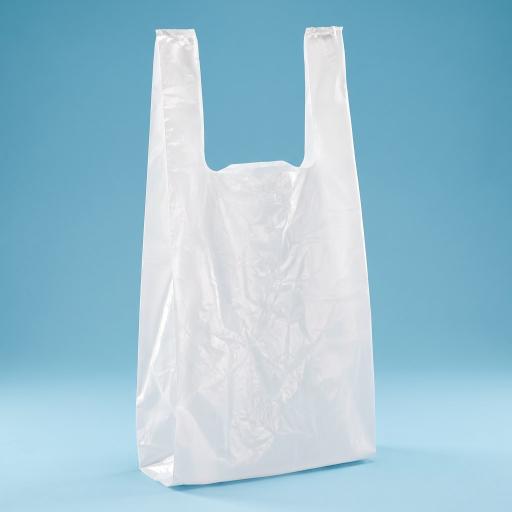
#> input picture scripts/referencia_fondo.jpg, 1024 x 1024 px (shown at 1/2 size)
$ python -i image_service.py   (imports and definitions only)
#> lines starting #> are read from the running program, lines starting #| are printed output that depends on the picture; after the words box and inside, x2 and y2 are one past the last pixel; in counts of white or black regions, pixels touching at a corner belong together
"""Servicio centralizado para optimizar y normalizar imágenes de productos.

Funcionalidades:
1. Detección y recorte de franjas/pestañas laterales izquierdas (logos o banners verticales BAT).
2. Detección y recorte de cintas/listones laterales derechos (logos verticales como en tiras de confites).
3. Detección y recorte de etiquetas/insignias superiores flotantes (como 'ALKA MENTOL 12' o 'ALFAJOR PREMIUM 12').
4. Autocrop robusto contra ruido jpeg para centrar el producto real.
5. Normalización a formato cuadrado 1:1 con fondo blanco limpio.
6. Optimización de compresión (JPEG calidad 85%) para máxima velocidad de carga.
"""

from io import BytesIO
import base64
from typing import Tuple, Optional
from PIL import Image, ImageChops, ImageFilter, ImageEnhance, ImageOps

try:
    import numpy as np
except ImportError:
    np = None


# Reglas de estandarización visual por categoría
CATEGORY_CONFIG = {
    "BAT": {"fill_pct": 0.88, "fit_mode": "height"},
    "MARLBORO": {"fill_pct": 0.88, "fit_mode": "height"},
    "LATINOS": {"fill_pct": 0.88, "fit_mode": "height"},
    "ATLAS": {"fill_pct": 0.88, "fit_mode": "height"},
    "VAPORIZADORES": {"fill_pct": 0.88, "fit_mode": "height"},
    "TABACOS": {"fill_pct": 0.86, "fit_mode": "max_side"},
    "CONFITES": {"fill_pct": 0.86, "fit_mode": "max_side"},
    "ABARROTES": {"fill_pct": 0.85, "fit_mode": "max_side"},
    "TABAQUERIA": {"fill_pct": 0.85, "fit_mode": "max_side"},
    "DESECHABLES": {"fill_pct": 0.84, "fit_mode": "max_side", "skip_strip": True, "protect_whites": True},
}


def detect_lateral_strip_divider(img: Image.Image) -> Optional[int]:
    """
    Detecta si la imagen contiene una franja o pestaña lateral izquierda
    (típica en catálogos de cigarrillos BAT).
    Retorna la coordenada X donde cortar, o None si no hay franja lateral.
    """
    if np is None:
        return None

    w, h = img.size
    if w < 150 or h < 150:
        return None
    if (w / h) > 1.25:
        return None

    rgb_img = img.convert("RGB")
    arr = np.array(rgb_img)

    cand_min = int(w * 0.15)
    cand_max = int(w * 0.45)

    # 1. Separador por franja blanca
    is_white = np.all(arr > 240, axis=2)
    col_white_frac = np.mean(is_white, axis=0)
    white_cols = [x for x in range(cand_min, cand_max) if col_white_frac[x] > 0.95]
    if len(white_cols) >= 3:
        left_strip_non_white = np.mean(~is_white[:, :white_cols[0]])
        if left_strip_non_white > 0.20:
            return max(white_cols) + 1

    # 2. Separador por línea negra/oscura sólida vertical
    is_black = np.all(arr < 25, axis=2)
    col_black_frac = np.mean(is_black, axis=0)
    black_cols = [x for x in range(cand_min, cand_max) if col_black_frac[x] > 0.85]
    if len(black_cols) >= 2:
        left_has_content = np.mean(arr[:, :black_cols[0]] > 30) > 0.40
        if left_has_content:
            return max(black_cols) + 1

    return None


def detect_top_floating_badge(img: Image.Image) -> Optional[int]:
    """
    Detecta etiquetas o recuadros flotantes en la parte superior
    (ej: 'ALKA MENTOL 12' o 'ALFAJOR PREMIUM 12' separados por un espacio en blanco del producto).
    Retorna la coordenada Y desde donde recortar hacia abajo.
    """
    if np is None:
        return None

    w, h = img.size
    if h < 120:
        return None

    rgb_img = img.convert("RGB")
    arr = np.array(rgb_img)
    is_white = np.all(arr > 240, axis=2)
    row_white = np.mean(is_white, axis=1)

    for y in range(int(h * 0.05), int(h * 0.55)):
        if row_white[y] > 0.95:
            above_active = np.where(row_white[:y] < 0.95)[0]
            if len(above_active) >= 12:
                badge_h = above_active[-1] - above_active[0] + 1
                if badge_h <= h * 0.22:
                    badge_cols = np.where(np.mean(is_white[above_active[0]:above_active[-1]+1], axis=0) < 0.98)[0]
                    if len(badge_cols):
                        badge_w = badge_cols[-1] - badge_cols[0] + 1
                        if badge_w / badge_h >= 2.5: # Insignia horizontal apaisada
                            below_active = np.where(row_white[y:] < 0.95)[0]
                            if len(below_active) >= 30: # Hay producto real debajo
                                return y
    return None


def detect_right_vertical_ribbon(img: Image.Image) -> Optional[int]:
    """
    Detecta tiras/listones verticales flotantes en el lateral derecho
    (ej: tira roja 'ALKA CEREZA 12' al lado derecho del producto agrupado).
    Retorna la coordenada X hasta donde recortar.
    """
    if np is None:
        return None

    w, h = img.size
    if w < 120:
        return None

    rgb_img = img.convert("RGB")
    arr = np.array(rgb_img)
    is_white = np.all(arr > 240, axis=2)
    col_white = np.mean(is_white, axis=0)

    for x in range(int(w * 0.60), int(w * 0.92)):
        if col_white[x] > 0.95:
            right_active = np.where(col_white[x:] < 0.95)[0]
            if len(right_active) >= 12:
                ribbon_w = right_active[-1] - right_active[0] + 1
                if ribbon_w <= w * 0.25:
                    ribbon_rows = np.where(np.mean(is_white[:, x+right_active[0]:x+right_active[-1]+1], axis=1) < 0.98)[0]
                    if len(ribbon_rows):
                        ribbon_h = ribbon_rows[-1] - ribbon_rows[0] + 1
                        if ribbon_h / ribbon_w >= 2.2: # Cinta vertical
                            left_active = np.where(col_white[:x] < 0.95)[0]
                            if len(left_active) >= 30: # Hay producto real a la izquierda
                                return x
    return None


def clean_background_to_white(img: Image.Image, protect_whites: bool = False) -> Image.Image:
    """
    Limpia sombras suaves, fondos grisáceos y ruidos de compresión
    convirtiéndolos en blanco puro (#FFFFFF) para un acabado de estudio profesional.
    Si protect_whites=True (ej. productos blancos o transparentes como vasos y bolsas desechables),
    no sobreescribe los píxeles claros para no perforar ni cortar el producto.
    """
    if protect_whites:
        return img.convert("RGB")

    rgb = img.convert("RGB")
    if np is not None:
        arr = np.array(rgb)
        max_c = np.max(arr, axis=2)
        min_c = np.min(arr, axis=2)
        # Píxeles casi blancos con baja saturación (sombras/ruido JPG alrededor del producto)
        is_near_white = (min_c > 220) & ((max_c - min_c) < 25)
        cleaned_arr = arr.copy()
        cleaned_arr[is_near_white] = [255, 255, 255]
        return Image.fromarray(cleaned_arr)
    else:
        # Fallback puro Pillow con autocontrast
        return ImageOps.autocontrast(rgb, cutoff=2)


def enhance_sharpness_and_clarity(img: Image.Image) -> Image.Image:
    """
    Aplica realce profesional de nitidez de alta definición sin crear halos ni ruido:
    - Radio fino (1.0) para definir tipografías de empaques con máxima legibilidad.
    - Threshold=3 para proteger gradientes y superficies lisas de motas o grano.
    """
    sharp = img.filter(ImageFilter.UnsharpMask(radius=1.0, percent=150, threshold=3))
    sharp = ImageEnhance.Sharpness(sharp).enhance(1.20)
    sharp = ImageEnhance.Color(sharp).enhance(1.08)
    return sharp


# [39 lines left out: function stylize_cartoon_product_image, not called in this run]


def clean_and_square_image(
    img: Image.Image,
    target_max_dim: int = 800,
    padding_pct: float = 0.02,
    category_name: Optional[str] = None,
    cartoon_mode: bool = False
) -> Image.Image:
    """
    Limpia franjas laterales (izq/der), etiquetas superiores,
    blanquea el fondo a estudio blanco puro, recorta márgenes vacíos,
    escala de forma estandarizada por categoría y mejora radicalmente la nitidez.
    Si cartoon_mode es True, aplica la capa artística tipo dibujo animado.
    """
    cat_key = (category_name or "").upper().strip()
    cfg = CATEGORY_CONFIG.get(cat_key, {"fill_pct": 0.86, "fit_mode": "max_side"})
    skip_strip = cfg.get("skip_strip", False)
    protect_whites = cfg.get("protect_whites", False)

    # 0. Si la categoría es DESECHABLES, ya es cuadrada (1:1) y tiene fondo de estudio (celeste o no-blanco),
    # preservarla intacta sin forzar canvas blanco
    w_orig, h_orig = img.size
    if cat_key == "DESECHABLES" and abs(w_orig - h_orig) <= 4:
        rgb_check = img.convert("RGB")
        w_c, h_c = rgb_check.size
        corners = [
            rgb_check.getpixel((0, 0)),
            rgb_check.getpixel((w_c - 1, 0)),
            rgb_check.getpixel((0, h_c - 1)),
            rgb_check.getpixel((w_c - 1, h_c - 1))
        ]
        is_studio_bg = any(
            (c[2] > c[0] + 15) or ((c[0] + c[1] + c[2]) / 3 < 240)
            for c in corners if len(c) >= 3
        )
        if is_studio_bg:
            return rgb_check

    if not skip_strip:
        # 1. Quitar franja lateral izquierda si existe
        crop_x_left = detect_lateral_strip_divider(img)
        if crop_x_left and crop_x_left < img.width * 0.5:
            img = img.crop((crop_x_left, 0, img.width, img.height))

        # 2. Quitar insignia superior flotante si existe
        crop_y_top = detect_top_floating_badge(img)
        if crop_y_top and crop_y_top < img.height * 0.6:
            img = img.crop((0, crop_y_top, img.width, img.height))

        # 3. Quitar cinta lateral derecha si existe
        crop_x_right = detect_right_vertical_ribbon(img)
        if crop_x_right and crop_x_right > img.width * 0.5:
            img = img.crop((0, 0, crop_x_right, img.height))

    # Asegurar modo RGB
    if img.mode in ("RGBA", "LA", "P"):
        canvas_bg = Image.new("RGB", img.size, (255, 255, 255))
        if img.mode == "P":
            img = img.convert("RGBA")
        if "A" in img.mode:
            canvas_bg.paste(img, mask=img.split()[-1])
        else:
            canvas_bg.paste(img)
        img = canvas_bg
    else:
        img = img.convert("RGB")

    # 4. Limpieza de fondo a blanco puro
    img = clean_background_to_white(img, protect_whites=protect_whites)

    # 5. Autocrop ajustado al producto real
    if np is not None:
        arr = np.array(img)
        w, h = img.size
        threshold = 248 if protect_whites else 240
        non_white = np.any(arr < threshold, axis=2)
        row_frac = np.mean(non_white, axis=1)
        col_frac = np.mean(non_white, axis=0)
        active_y = np.where(row_frac > 0.005)[0]
        active_x = np.where(col_frac > 0.005)[0]

        if len(active_y) and len(active_x):
            y0, y1 = active_y[0], active_y[-1] + 1
            x0, x1 = active_x[0], active_x[-1] + 1
            pad_y = int((y1 - y0) * padding_pct)
            pad_x = int((x1 - x0) * padding_pct)
            pad = max(pad_x, pad_y)
            crop_box = (
                max(0, x0 - pad),
                max(0, y0 - pad),
                min(w, x1 + pad),
                min(h, y1 + pad),
            )
            img = img.crop(crop_box)
    else:
        bg = Image.new("RGB", img.size, (255, 255, 255))
        diff = ImageChops.difference(img, bg)
        bbox = diff.getbbox()
        if bbox:
            img = img.crop(bbox)

    # 6. Estandarización visual por categoría
    fill_pct = cfg["fill_pct"]
    fit_mode = cfg["fit_mode"]

    prod_w, prod_h = img.size
    aspect = prod_w / prod_h if prod_h > 0 else 1.0

    if fit_mode == "height" and aspect < 1.1:
        # Productos verticales (cajetillas, vapes) con altura estandarizada idéntica
        new_h = int(target_max_dim * fill_pct)
        new_w = max(1, int(new_h * aspect))
        if new_w > target_max_dim * 0.92:
            new_w = int(target_max_dim * 0.92)
            new_h = int(new_w / aspect)
    else:
        # Productos generales (confites, bolsas, abarrotes) ajustados al lado mayor
        max_dim = int(target_max_dim * fill_pct)
        if prod_w >= prod_h:
            new_w = max_dim
            new_h = max(1, int(new_w / aspect))
        else:
            new_h = max_dim
            new_w = max(1, int(new_h * aspect))

    resized_prod = img.resize((new_w, new_h), Image.Resampling.LANCZOS)

    # 7. Realce de nitidez o capa artística tipo dibujo animado
    if cartoon_mode:
        sharp_prod = stylize_cartoon_product_image(resized_prod)
    else:
        sharp_prod = enhance_sharpness_and_clarity(resized_prod)

    # 8. Montar sobre canvas cuadrado (1:1) con fondo blanco de estudio
    square_canvas = Image.new("RGB", (target_max_dim, target_max_dim), (255, 255, 255))
    offset = ((target_max_dim - new_w) // 2, (target_max_dim - new_h) // 2)
    square_canvas.paste(sharp_prod, offset)

    return square_canvas


# [74 lines left out: function optimize_product_image_base64, not called in this run]

>>> from PIL import Image
>>> picture = Image.open('../../../scripts/referencia_fondo.jpg')
#> picture is the input picture: PIL image 1024x1024 RGB; mean R, G, B 156.8, 194.8, 211.3
>>> result = clean_and_square_image(picture)
#> in detect_lateral_strip_divider, `is_white = np.all(arr > 240, axis=2)`:
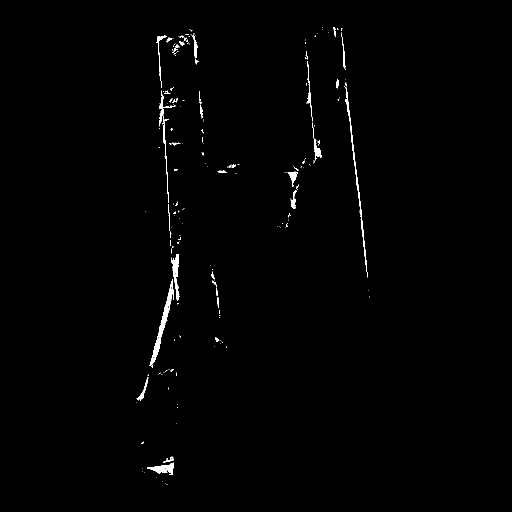
#> is_white: shape (1024, 1024) bool (shown at 1/2 size); 0.74% white; 221 white regions (180 under 20 px), largest, box (x1, y1, x2, y2) and area: (299, 558, 347, 736) 1390, (691, 174, 735, 555) 975, (344, 508, 359, 601) 625
#> in detect_lateral_strip_divider, `col_white_frac = np.mean(is_white, axis=0)`: col_white_frac = 1024 values, max 0.117 at index 319, min 0 at index 0, mean 0.00739
#> in detect_lateral_strip_divider, `white_cols = [x for x in range(cand_min, cand_max) if col_white_frac[x..`: white_cols = []
#> in detect_lateral_strip_divider, `is_black = np.all(arr < 25, axis=2)`: is_black: shape (1024, 1024) bool; every value is 0
#> in detect_lateral_strip_divider, `col_black_frac = np.mean(is_black, axis=0)`: col_black_frac = 1024 values from 0 to 0
#> in detect_lateral_strip_divider, `black_cols = [x for x in range(cand_min, cand_max) if col_black_frac[x..`: black_cols = []
#> in detect_top_floating_badge, `row_white = np.mean(is_white, axis=1)`: row_white = 1024 values, max 0.0508 at index 935, min 0 at index 0, mean 0.00739
#> in detect_right_vertical_ribbon, `col_white = np.mean(is_white, axis=0)`: col_white has the same summary as col_white_frac in detect_lateral_strip_divider
#> in clean_background_to_white, `max_c = np.max(arr, axis=2)`:
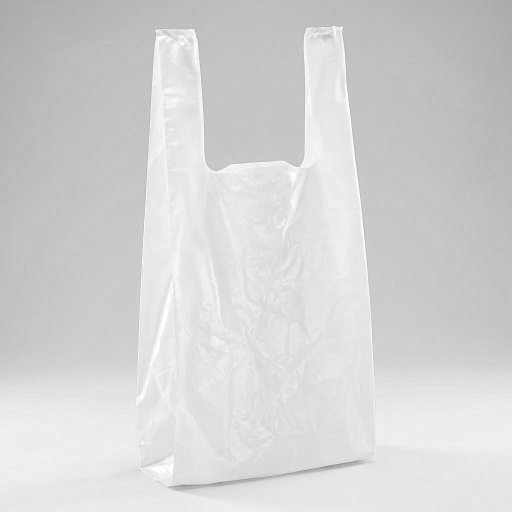
#> max_c: shape (1024, 1024) (shown at 1/2 size); min 127, max 255, mean 211.4
#> in clean_background_to_white, `min_c = np.min(arr, axis=2)`:
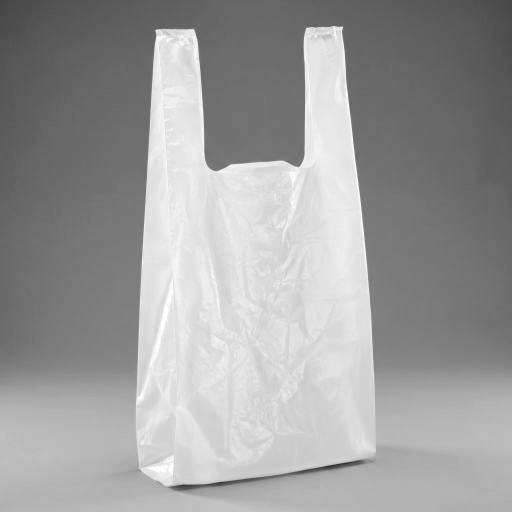
#> min_c: shape (1024, 1024) (shown at 1/2 size); min 44, max 255, mean 156.7
#> in clean_background_to_white, `is_near_white = (min_c > 220) & ((max_c - min_c) < 25)`:
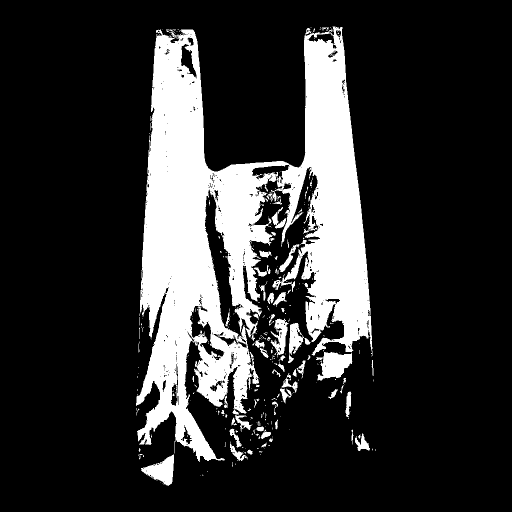
#> is_near_white: shape (1024, 1024) bool (shown at 1/2 size); 19.2% white; 361 white regions (285 under 20 px), largest, box (x1, y1, x2, y2) and area: (272, 53, 745, 924) 184869, (632, 704, 705, 761) 2609, (282, 908, 348, 972) 2135
#> in clean_background_to_white, `cleaned_arr[is_near_white] = [255, 255, 255]`: cleaned_arr: shape (1024, 1024, 3); 19.18% of pixels changed, all inside (x1, y1, x2, y2) = (272, 53, 751, 972)
#> in clean_and_square_image, `row_frac = np.mean(non_white, axis=1)`: row_frac = 1024 values, max 1 at index 0, min 0.622 at index 358, mean 0.808
#> in clean_and_square_image, `col_frac = np.mean(non_white, axis=0)`: col_frac = 1024 values, max 1 at index 0, min 0.202 at index 336, mean 0.808
#> in clean_and_square_image, `active_y = np.where(row_frac > 0.005)[0]`: active_y = 1024 values from 0 to 1023
#> in clean_and_square_image, `y0, y1 = active_y[0], active_y[-1] + 1`: y0 = 0; y1 = 1024
#> in clean_and_square_image, `x0, x1 = active_x[0], active_x[-1] + 1`: x0 = 0; x1 = 1024
#> in clean_and_square_image, `pad_y = int((y1 - y0) * padding_pct)`: pad_y = 20
#> in clean_and_square_image, `crop_box = ( max(0, x0 - pad), max(0, y0 - pad), min(w, x1 + pad), min..`: crop_box = (0, 0, 1024, 1024)
#> in clean_and_square_image, `resized_prod = img.resize((new_w, new_h), Image.Resampling.LANCZOS)`:
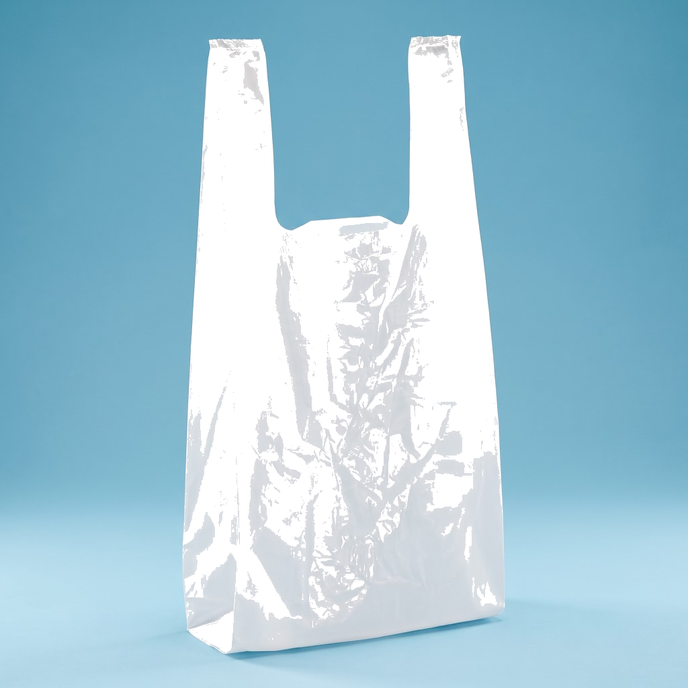
#> resized_prod: PIL image 688x688 RGB; mean R, G, B 161.7, 199.7, 215.7
#> in clean_and_square_image, `square_canvas = Image.new("RGB", (target_max_dim, target_max_dim), (25..`: square_canvas: PIL image 800x800 RGB; every value is 255
#> in clean_and_square_image, `square_canvas.paste(sharp_prod, offset)`:
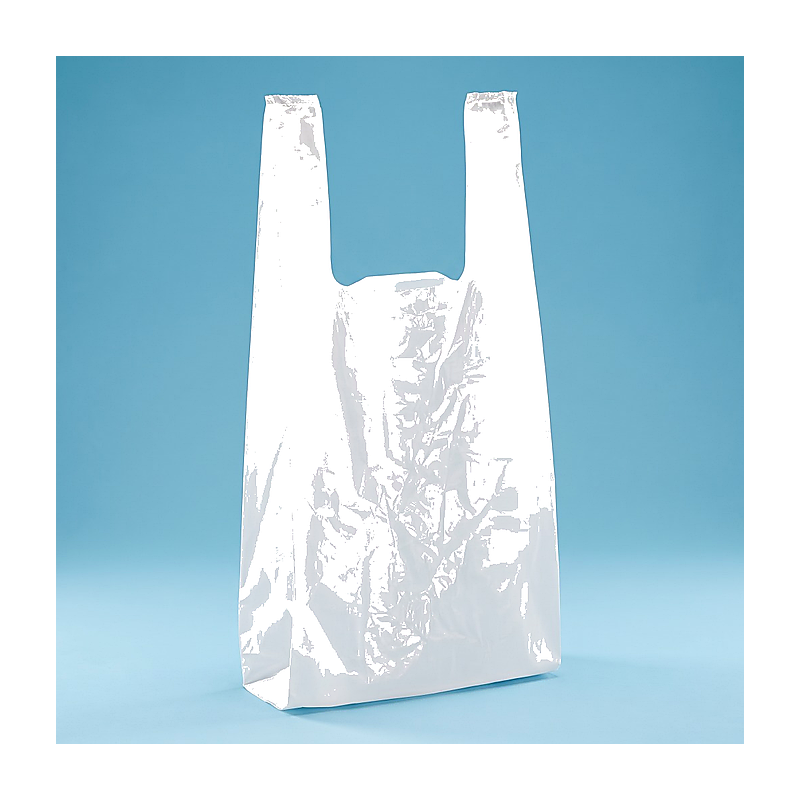
#> square_canvas: PIL image 800x800 RGB; mean R, G, B 183.6, 214.1, 226.9
